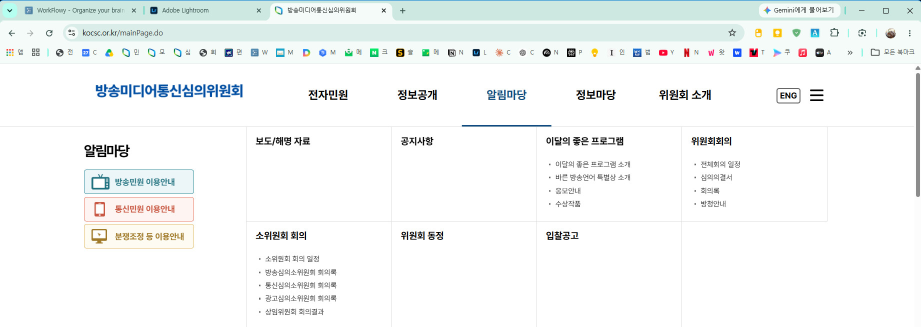
#> input picture 4 스킬, 프로젝트/회의록크롤링/회의록 크롤링/111.jpg, 1842 x 654 px (shown at 1/2 size)
$ python -i build_deck.py   (imports and definitions only)
#> lines starting #> are read from the running program, lines starting #| are printed output that depends on the picture
#!/usr/bin/env python3
# broadcast-review-ppt toolkit version: 2026-11-19
"""deck_spec.json + 자체심의 템플릿 → 편집 가능한 PPTX와 감사 JSON.

usage: python3 build_deck.py deck_spec.json TEMPLATE.pptx OUT.pptx
템플릿의 원형 슬라이드(표지 1, 구분 2, 단일사례 3, 2사례 4)를 복제해 채우고 원래 슬라이드는 표지만 남긴다.
"""
from __future__ import annotations

import copy
import io
import json
import re
import sys
from pathlib import Path

from lxml import etree
from PIL import Image
from pptx import Presentation
from pptx.opc.constants import RELATIONSHIP_TYPE as RT
from pptx.util import Pt

# ---- 템플릿 도형 매핑(다른 템플릿이면 이 부분만 수정) ----
MAP = {
    "cover": {"slide": 1, "title": "직사각형 6"},
    "section": {"slide": 2, "title": "Google Shape;93;p14", "subtitle": "Google Shape;94;p14"},
    "case": {"slide": 3, "title": "Google Shape;112;p15", "program": "Google Shape;107;p15",
             "datetime": "Google Shape;109;p15", "related": "Google Shape;111;p15",
             "summary": "Google Shape;103;p15", "image": "Picture 3",  # 예시 사진(있으면 삭제)
             "image_card": "Google Shape;101;p15",  # 사진 카드 배경: 이 안쪽에 사진 배치
             "image_box": (545, 136, 362, 378)},  # pt, 카드를 못 찾을 때 쓰는 영역
    "pair": {"slide": 4, "title": "Google Shape;131;p16",
             "left": {"label": "Google Shape;123;p16", "program": "Google Shape;127;p16",
                      "related": "Google Shape;128;p16", "summary": "Google Shape;124;p16"},
             "right": {"label": "Google Shape;125;p16", "program": "Google Shape;129;p16",
                       "related": "Google Shape;130;p16", "summary": "Google Shape;126;p16"}},
}
# 텍스트 상자 수용 한계(폭 pt, 최대 줄 수, 기본 글꼴 pt, 줄간격 배수)
FIT = {
    "title": (914, 1, 30, 1.2), "program": (338, 1, 16, 1.2), "datetime": (338, 1, 16, 1.2),
    "related": (338, 2, 16, 1.2), "summary": (454, 6, 18, 1.6),
    "pair_label": (372, 1, 21, 1.2), "pair_program": (328, 1, 16, 1.2), "pair_summary": (355, 6, 18, 1.2),
}
A = "{http://schemas.openxmlformats.org/drawingml/2006/main}"
R_NS = "http://schemas.openxmlformats.org/officeDocument/2006/relationships"


# ---------------- 슬라이드 복제·삭제 ----------------
# [108 lines left out: functions duplicate, delete_slides, shape, segments, set_text, est_lines and 1 more, not called in this run]


# ---------------- 그림 ----------------
def prepared_image(path):
#> called with path = '../../../회의록크롤링/회의록 크롤링/111.jpg'
    im = Image.open(path)
#> im is the input picture: PIL image 1842x654 RGB; mean R, G, B 243.4, 246.6, 246.1
    im.load()
    if im.mode not in ("RGB", "L"):
        bg = Image.new("RGB", im.size, "white")
        bg.paste(im, mask=im.convert("RGBA").split()[-1])
        im = bg
    im.thumbnail((1600, 1600))
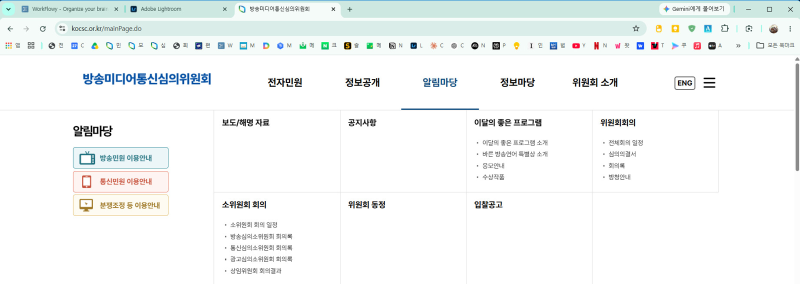
#> im: PIL image 1600x568 RGB (shown at 1/2 size); mean R, G, B 243.4, 246.6, 246.1
    buf = io.BytesIO()
    im.convert("RGB").save(buf, "JPEG", quality=88)
    buf.seek(0)
    return buf, im.size


# [34 lines left out: function place_images, not called in this run]


def set_notes(slide, lines):
    if lines:
        slide.notes_slide.notes_text_frame.text = "\n".join(lines)


# ---------------- 슬라이드 종류별 ----------------
# [106 lines left out: functions build_case, build_pair, main, set_cover_station, not called in this run]


# [2 lines not run here, left out]

>>> result = prepared_image('../../../회의록크롤링/회의록 크롤링/111.jpg')
